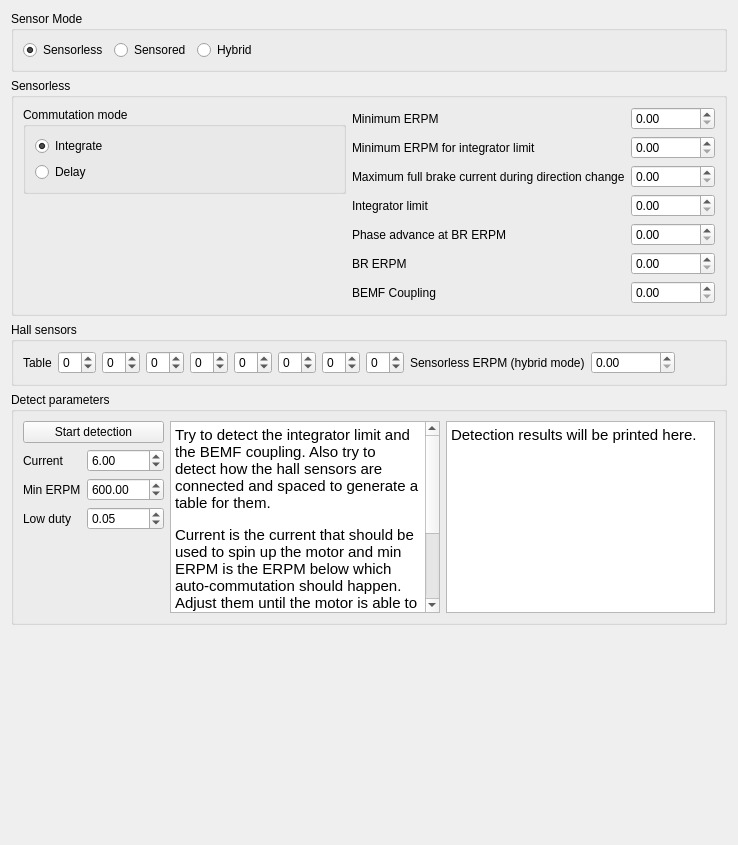
            <widget class="QWidget" name="tab_13">
             <attribute name="title">
              <string>Sensor(less)</string>
             </attribute>
             <layout class="QVBoxLayout" name="verticalLayout_27">
              <item>
               <widget class="QGroupBox" name="groupBox_34">
                <property name="title">
                 <string>Sensor Mode</string>
                </property>
                <layout class="QHBoxLayout" name="horizontalLayout_43">
                 <item>
                  <widget class="QRadioButton" name="mcconfSensorModeSensorlessButton">
                   <property name="text">
                    <string>Sensorless</string>
                   </property>
                   <property name="checked">
                    <bool>true</bool>
                   </property>
                  </widget>
                 </item>
                 <item>
                  <widget class="QRadioButton" name="mcconfSensorModeSensoredButton">
                   <property name="text">
                    <string>Sensored</string>
                   </property>
                  </widget>
                 </item>
                 <item>
                  <widget class="QRadioButton" name="mcconfSensorModeHybridButton">
                   <property name="text">
                    <string>Hybrid</string>
                   </property>
                  </widget>
                 </item>
                 <item>
                  <spacer name="horizontalSpacer_20">
                   <property name="orientation">
                    <enum>Qt::Horizontal</enum>
                   </property>
                   <property name="sizeHint" stdset="0">
                    <size>
                     <width>40</width>
                     <height>20</height>
                    </size>
                   </property>
                  </spacer>
                 </item>
                </layout>
               </widget>
              </item>
              <item>
               <widget class="QGroupBox" name="mcconfSlBox">
                <property name="sizePolicy">
                 <sizepolicy hsizetype="Preferred" vsizetype="Fixed">
                  <horstretch>0</horstretch>
                  <verstretch>0</verstretch>
                 </sizepolicy>
                </property>
                <property name="title">
                 <string>Sensorless</string>
                </property>
                <property name="checkable">
                 <bool>false</bool>
                </property>
                <property name="checked">
                 <bool>false</bool>
                </property>
                <layout class="QHBoxLayout" name="horizontalLayout_21">
                 <item>
                  <layout class="QVBoxLayout" name="verticalLayout_23">
                   <item>
                    <widget class="QGroupBox" name="groupBox_16">
                     <property name="title">
                      <string>Commutation mode</string>
                     </property>
                     <property name="checkable">
                      <bool>false</bool>
                     </property>
                     <layout class="QVBoxLayout" name="verticalLayout_30">
                      <item>
                       <widget class="QRadioButton" name="mcconfCommIntButton">
                        <property name="text">
                         <string>Integrate</string>
                        </property>
                        <property name="checked">
                         <bool>true</bool>
                        </property>
                       </widget>
                      </item>
                      <item>
                       <widget class="QRadioButton" name="mcconfCommDelayButton">
                        <property name="text">
                         <string>Delay</string>
                        </property>
                       </widget>
                      </item>
                     </layout>
                    </widget>
                   </item>
                   <item>
                    <spacer name="verticalSpacer_9">
                     <property name="orientation">
                      <enum>Qt::Vertical</enum>
                     </property>
                     <property name="sizeHint" stdset="0">
                      <size>
                       <width>20</width>
                       <height>40</height>
                      </size>
                     </property>
                    </spacer>
                   </item>
                  </layout>
                 </item>
                 <item>
                  <layout class="QGridLayout" name="gridLayout_12">
                   <item row="5" column="1">
                    <widget class="QDoubleSpinBox" name="mcconfSlBrErpmBox">
                     <property name="maximum">
                      <double>200000.000000000000000</double>
                     </property>
                     <property name="singleStep">
                      <double>100.000000000000000</double>
                     </property>
                    </widget>
                   </item>
                   <item row="0" column="1">
                    <widget class="QDoubleSpinBox" name="mcconfSlMinErpmBox">
                     <property name="maximum">
                      <double>100000.000000000000000</double>
                     </property>
                     <property name="singleStep">
                      <double>10.000000000000000</double>
                     </property>
                    </widget>
                   </item>
                   <item row="0" column="0">
                    <widget class="QLabel" name="label_26">
                     <property name="toolTip">
                      <string>&lt;html&gt;&lt;head/&gt;&lt;body&gt;&lt;p&gt;Important for startup&lt;/p&gt;&lt;/body&gt;&lt;/html&gt;</string>
                     </property>
                     <property name="text">
                      <string>Minimum ERPM</string>
                     </property>
                    </widget>
                   </item>
                   <item row="6" column="0">
                    <widget class="QLabel" name="label_41">
                     <property name="toolTip">
                      <string>&lt;html&gt;&lt;head/&gt;&lt;body&gt;&lt;p&gt;Important. The detection function below can be used to determine this parameter.&lt;/p&gt;&lt;/body&gt;&lt;/html&gt;</string>
                     </property>
                     <property name="text">
                      <string>BEMF Coupling</string>
                     </property>
                    </widget>
                   </item>
                   <item row="3" column="0">
                    <widget class="QLabel" name="label_28">
                     <property name="toolTip">
                      <string>&lt;html&gt;&lt;head/&gt;&lt;body&gt;&lt;p&gt;Important. The detection function below can be used to determine this parameter.&lt;/p&gt;&lt;/body&gt;&lt;/html&gt;</string>
                     </property>
                     <property name="text">
                      <string>Integrator limit</string>
                     </property>
                    </widget>
                   </item>
                   <item row="3" column="1">
                    <widget class="QDoubleSpinBox" name="mcconfSlIntLimBox">
                     <property name="maximum">
                      <double>10000.000000000000000</double>
                     </property>
                     <property name="singleStep">
                      <double>1.000000000000000</double>
                     </property>
                    </widget>
                   </item>
                   <item row="1" column="1">
                    <widget class="QDoubleSpinBox" name="mcconfSlMinErpmIlBox">
                     <property name="maximum">
                      <double>10000.000000000000000</double>
                     </property>
                     <property name="singleStep">
                      <double>10.000000000000000</double>
                     </property>
                    </widget>
                   </item>
                   <item row="1" column="0">
                    <widget class="QLabel" name="label_27">
                     <property name="toolTip">
                      <string>&lt;html&gt;&lt;head/&gt;&lt;body&gt;&lt;p&gt;Important for startup&lt;/p&gt;&lt;/body&gt;&lt;/html&gt;</string>
                     </property>
                     <property name="text">
                      <string>Minimum ERPM for integrator limit</string>
                     </property>
                    </widget>
                   </item>
                   <item row="4" column="0">
                    <widget class="QLabel" name="label_29">
                     <property name="toolTip">
                      <string>&lt;html&gt;&lt;head/&gt;&lt;body&gt;&lt;p&gt;For phase advance, not so important&lt;/p&gt;&lt;/body&gt;&lt;/html&gt;</string>
                     </property>
                     <property name="text">
                      <string>Phase advance at BR ERPM</string>
                     </property>
                    </widget>
                   </item>
                   <item row="6" column="1">
                    <widget class="QDoubleSpinBox" name="mcconfSlBemfKBox">
                     <property name="maximum">
                      <double>5000.000000000000000</double>
                     </property>
                     <property name="singleStep">
                      <double>10.000000000000000</double>
                     </property>
                    </widget>
                   </item>
                   <item row="4" column="1">
                    <widget class="QDoubleSpinBox" name="mcconfSlIntLimScaleBrBox">
                     <property name="maximum">
                      <double>1.000000000000000</double>
                     </property>
                     <property name="singleStep">
                      <double>0.100000000000000</double>
                     </property>
                    </widget>
                   </item>
                   <item row="5" column="0">
                    <widget class="QLabel" name="label_30">
                     <property name="toolTip">
                      <string>&lt;html&gt;&lt;head/&gt;&lt;body&gt;&lt;p&gt;For phase advance, not so important&lt;/p&gt;&lt;/body&gt;&lt;/html&gt;</string>
                     </property>
                     <property name="text">
                      <string>BR ERPM</string>
                     </property>
                    </widget>
                   </item>
                   <item row="2" column="0">
                    <widget class="QLabel" name="label_61">
                     <property name="text">
                      <string>Maximum full brake current during direction change</string>
                     </property>
                    </widget>
                   </item>
                   <item row="2" column="1">
                    <widget class="QDoubleSpinBox" name="mcconfSlMaxFbCurrBox">
                     <property name="maximum">
                      <double>300.000000000000000</double>
                     </property>
                    </widget>
                   </item>
                  </layout>
                 </item>
                </layout>
               </widget>
              </item>
              <item>
               <widget class="QGroupBox" name="groupBox_12">
                <property name="title">
                 <string>Hall sensors</string>
                </property>
                <layout class="QVBoxLayout" name="verticalLayout_20">
                 <item>
                  <layout class="QHBoxLayout" name="horizontalLayout_22">
                   <item>
                    <widget class="QLabel" name="label_31">
                     <property name="text">
                      <string>Table</string>
                     </property>
                    </widget>
                   </item>
                   <item>
                    <widget class="QSpinBox" name="mcconfHallTab0Box">
                     <property name="minimum">
                      <number>-1</number>
                     </property>
                     <property name="maximum">
                      <number>6</number>
                     </property>
                    </widget>
                   </item>
                   <item>
                    <widget class="QSpinBox" name="mcconfHallTab1Box">
                     <property name="minimum">
                      <number>-1</number>
                     </property>
                     <property name="maximum">
                      <number>6</number>
                     </property>
                    </widget>
                   </item>
                   <item>
                    <widget class="QSpinBox" name="mcconfHallTab2Box">
                     <property name="minimum">
                      <number>-1</number>
                     </property>
                     <property name="maximum">
                      <number>6</number>
                     </property>
                    </widget>
                   </item>
                   <item>
                    <widget class="QSpinBox" name="mcconfHallTab3Box">
                     <property name="minimum">
                      <number>-1</number>
                     </property>
                     <property name="maximum">
                      <number>6</number>
                     </property>
                    </widget>
                   </item>
                   <item>
                    <widget class="QSpinBox" name="mcconfHallTab4Box">
                     <property name="minimum">
                      <number>-1</number>
                     </property>
                     <property name="maximum">
                      <number>6</number>
                     </property>
                    </widget>
                   </item>
                   <item>
                    <widget class="QSpinBox" name="mcconfHallTab5Box">
                     <property name="minimum">
                      <number>-1</number>
                     </property>
                     <property name="maximum">
                      <number>6</number>
                     </property>
                    </widget>
                   </item>
                   <item>
                    <widget class="QSpinBox" name="mcconfHallTab6Box">
                     <property name="minimum">
                      <number>-1</number>
                     </property>
                     <property name="maximum">
                      <number>6</number>
                     </property>
                    </widget>
                   </item>
                   <item>
                    <widget class="QSpinBox" name="mcconfHallTab7Box">
                     <property name="minimum">
                      <number>-1</number>
                     </property>
                     <property name="maximum">
                      <number>6</number>
                     </property>
                    </widget>
                   </item>
                   <item>
                    <widget class="QLabel" name="label_32">
                     <property name="text">
                      <string>Sensorless ERPM (hybrid mode)</string>
                     </property>
                    </widget>
                   </item>
                   <item>
                    <widget class="QDoubleSpinBox" name="mcconfHallSlErpmBox">
                     <property name="maximum">
                      <double>200000.000000000000000</double>
                     </property>
                     <property name="singleStep">
                      <double>10.000000000000000</double>
                     </property>
                     <property name="value">
                      <double>0.000000000000000</double>
                     </property>
                    </widget>
                   </item>
                   <item>
                    <spacer name="horizontalSpacer_8">
                     <property name="orientation">
                      <enum>Qt::Horizontal</enum>
                     </property>
                     <property name="sizeHint" stdset="0">
                      <size>
                       <width>40</width>
                       <height>20</height>
                      </size>
                     </property>
                    </spacer>
                   </item>
                  </layout>
                 </item>
                </layout>
               </widget>
              </item>
              <item>
               <widget class="QGroupBox" name="groupBox_11">
                <property name="sizePolicy">
                 <sizepolicy hsizetype="Preferred" vsizetype="Preferred">
                  <horstretch>0</horstretch>
                  <verstretch>0</verstretch>
                 </sizepolicy>
                </property>
                <property name="title">
                 <string>Detect parameters</string>
                </property>
                <layout class="QHBoxLayout" name="horizontalLayout_25">
                 <item>
                  <layout class="QVBoxLayout" name="verticalLayout_26">
                   <item>
                    <widget class="QPushButton" name="mcconfDetectMotorParamButton">
                     <property name="text">
                      <string>Start detection</string>
                     </property>
                    </widget>
                   </item>
                   <item>
                    <layout class="QGridLayout" name="gridLayout_7">
                     <item row="0" column="0">
                      <widget class="QLabel" name="label_43">
                       <property name="text">
                        <string>Current</string>
                       </property>
                      </widget>
                     </item>
                     <item row="0" column="1">
                      <widget class="QDoubleSpinBox" name="mcconfDetectCurrentBox">
                       <property name="value">
                        <double>6.000000000000000</double>
                       </property>
                      </widget>
                     </item>
                     <item row="1" column="0">
                      <widget class="QLabel" name="label_44">
                       <property name="text">
                        <string>Min ERPM</string>
                       </property>
                      </widget>
                     </item>
                     <item row="1" column="1">
                      <widget class="QDoubleSpinBox" name="mcconfDetectErpmBox">
                       <property name="minimum">
                        <double>10.000000000000000</double>
                       </property>
                       <property name="maximum">
                        <double>10000.000000000000000</double>
                       </property>
                       <property name="singleStep">
                        <double>10.000000000000000</double>
                       </property>
                       <property name="value">
                        <double>600.000000000000000</double>
                       </property>
                      </widget>
                     </item>
                     <item row="2" column="0">
                      <widget class="QLabel" name="label_42">
                       <property name="toolTip">
                        <string>The duty cycle at which the BEMF coupling is measured. A value between 0.03 and 0.15 usually works.</string>
                       </property>
                       <property name="text">
                        <string>Low duty</string>
                       </property>
                      </widget>
                     </item>
                     <item row="2" column="1">
                      <widget class="QDoubleSpinBox" name="mcconfDetectLowDutyBox">
                       <property name="maximum">
                        <double>0.400000000000000</double>
                       </property>
                       <property name="singleStep">
                        <double>0.010000000000000</double>
                       </property>
                       <property name="value">
                        <double>0.050000000000000</double>
                       </property>
                      </widget>
                     </item>
                    </layout>
                   </item>
                   <item>
                    <spacer name="verticalSpacer_5">
                     <property name="orientation">
                      <enum>Qt::Vertical</enum>
                     </property>
                     <property name="sizeHint" stdset="0">
                      <size>
                       <width>20</width>
                       <height>40</height>
                      </size>
                     </property>
                    </spacer>
                   </item>
                  </layout>
                 </item>
                 <item>
                  <widget class="QTextBrowser" name="mcconfDetectBrowser">
                   <property name="html">
                    <string>&lt;!DOCTYPE HTML PUBLIC &quot;-//W3C//DTD HTML 4.0//EN&quot; &quot;http://www.w3.org/TR/REC-html40/strict.dtd&quot;&gt;
&lt;html&gt;&lt;head&gt;&lt;meta name=&quot;qrichtext&quot; content=&quot;1&quot; /&gt;&lt;style type=&quot;text/css&quot;&gt;
p, li { white-space: pre-wrap; }
&lt;/style&gt;&lt;/head&gt;&lt;body style=&quot; font-family:'Ubuntu'; font-size:11pt; font-weight:400; font-style:normal;&quot;&gt;
&lt;p style=&quot; margin-top:0px; margin-bottom:0px; margin-left:0px; margin-right:0px; -qt-block-indent:0; text-indent:0px;&quot;&gt;Try to detect the integrator limit and the BEMF coupling. Also try to detect how the hall sensors are connected and spaced to generate a table for them.&lt;/p&gt;
&lt;p style=&quot;-qt-paragraph-type:empty; margin-top:0px; margin-bottom:0px; margin-left:0px; margin-right:0px; -qt-block-indent:0; text-indent:0px; font-family:'Sans Serif'; font-size:9pt;&quot;&gt;&lt;br /&gt;&lt;/p&gt;
&lt;p style=&quot; margin-top:0px; margin-bottom:0px; margin-left:0px; margin-right:0px; -qt-block-indent:0; text-indent:0px;&quot;&gt;Current is the current that should be used to spin up the motor and min ERPM is the ERPM below which auto-commutation should happen. Adjust them until the motor is able to spin up when clicking start detection.&lt;/p&gt;
&lt;p style=&quot;-qt-paragraph-type:empty; margin-top:0px; margin-bottom:0px; margin-left:0px; margin-right:0px; -qt-block-indent:0; text-indent:0px;&quot;&gt;&lt;br /&gt;&lt;/p&gt;
&lt;p style=&quot; margin-top:0px; margin-bottom:0px; margin-left:0px; margin-right:0px; -qt-block-indent:0; text-indent:0px;&quot;&gt;Low duty is the duty cycle at which the BEMF coupling is measured. It should be kept as low as possible as long as the motor is able to run smoothly at it.&lt;/p&gt;&lt;/body&gt;&lt;/html&gt;</string>
                   </property>
                  </widget>
                 </item>
                 <item>
                  <widget class="QTextBrowser" name="mcconfDetectResultBrowser">
                   <property name="html">
                    <string>&lt;!DOCTYPE HTML PUBLIC &quot;-//W3C//DTD HTML 4.0//EN&quot; &quot;http://www.w3.org/TR/REC-html40/strict.dtd&quot;&gt;
&lt;html&gt;&lt;head&gt;&lt;meta name=&quot;qrichtext&quot; content=&quot;1&quot; /&gt;&lt;style type=&quot;text/css&quot;&gt;
p, li { white-space: pre-wrap; }
&lt;/style&gt;&lt;/head&gt;&lt;body style=&quot; font-family:'Ubuntu'; font-size:11pt; font-weight:400; font-style:normal;&quot;&gt;
&lt;p style=&quot; margin-top:0px; margin-bottom:0px; margin-left:0px; margin-right:0px; -qt-block-indent:0; text-indent:0px;&quot;&gt;Detection results will be printed here.&lt;/p&gt;&lt;/body&gt;&lt;/html&gt;</string>
                   </property>
                  </widget>
                 </item>
                </layout>
               </widget>
              </item>
              <item>
               <spacer name="verticalSpacer_7">
                <property name="orientation">
                 <enum>Qt::Vertical</enum>
                </property>
                <property name="sizeHint" stdset="0">
                 <size>
                  <width>20</width>
                  <height>209</height>
                 </size>
                </property>
               </spacer>
              </item>
             </layout>
            </widget>
